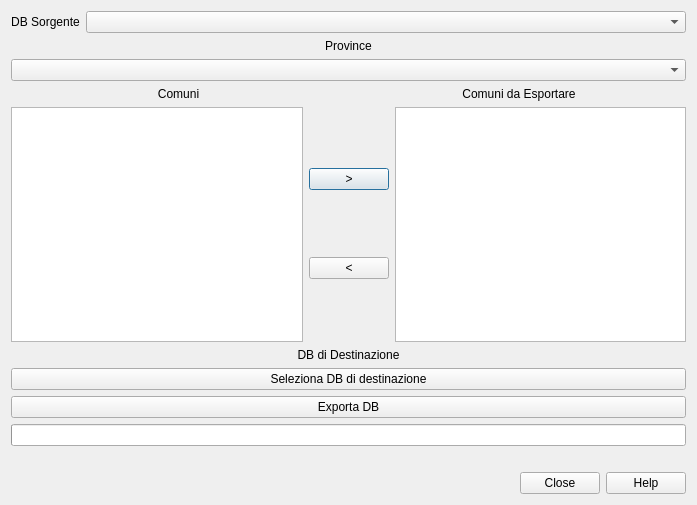
<?xml version="1.0" encoding="UTF-8"?>
<ui version="4.0">
 <class>DlgSelectProvinciaComuni</class>
 <widget class="QDialog" name="DlgSelectProvinciaComuni">
  <property name="windowModality">
   <enum>Qt::WindowModal</enum>
  </property>
  <property name="geometry">
   <rect>
    <x>0</x>
    <y>0</y>
    <width>697</width>
    <height>505</height>
   </rect>
  </property>
  <property name="windowTitle">
   <string>Esporta il DB Geosisma a SpatiaLite</string>
  </property>
  <layout class="QGridLayout" name="gridLayout">
   <item row="0" column="0" colspan="2">
    <layout class="QVBoxLayout" name="verticalLayout">
     <item>
      <layout class="QFormLayout" name="formLayout">
       <item row="0" column="0">
        <widget class="QLabel" name="label">
         <property name="text">
          <string>DB Sorgente</string>
         </property>
         <property name="alignment">
          <set>Qt::AlignCenter</set>
         </property>
         <property name="wordWrap">
          <bool>false</bool>
         </property>
        </widget>
       </item>
       <item row="0" column="1">
        <widget class="QComboBox" name="dbListComboBox"/>
       </item>
      </layout>
     </item>
     <item>
      <widget class="QLabel" name="label_2">
       <property name="text">
        <string>Province</string>
       </property>
       <property name="alignment">
        <set>Qt::AlignCenter</set>
       </property>
      </widget>
     </item>
     <item>
      <widget class="QComboBox" name="provinceComboBox"/>
     </item>
     <item>
      <layout class="QHBoxLayout" name="horizontalLayout_2">
       <item>
        <widget class="QLabel" name="label_4">
         <property name="text">
          <string>Comuni</string>
         </property>
         <property name="alignment">
          <set>Qt::AlignCenter</set>
         </property>
        </widget>
       </item>
       <item>
        <widget class="QLabel" name="label_3">
         <property name="text">
          <string>Comuni da Esportare</string>
         </property>
         <property name="alignment">
          <set>Qt::AlignCenter</set>
         </property>
        </widget>
       </item>
      </layout>
     </item>
     <item>
      <layout class="QHBoxLayout" name="horizontalLayout">
       <item>
        <widget class="QListView" name="comuniListView"/>
       </item>
       <item>
        <layout class="QVBoxLayout" name="verticalLayout_2">
         <item>
          <widget class="QPushButton" name="addPushButton">
           <property name="text">
            <string>&gt;</string>
           </property>
          </widget>
         </item>
         <item>
          <widget class="QPushButton" name="removePushButton">
           <property name="text">
            <string>&lt;</string>
           </property>
          </widget>
         </item>
        </layout>
       </item>
       <item>
        <widget class="QListView" name="selectedComuniListView"/>
       </item>
      </layout>
     </item>
     <item>
      <widget class="QLabel" name="label_5">
       <property name="text">
        <string>DB di Destinazione</string>
       </property>
       <property name="alignment">
        <set>Qt::AlignCenter</set>
       </property>
      </widget>
     </item>
     <item>
      <widget class="QPushButton" name="selectOutFilePushButton">
       <property name="text">
        <string>Seleziona DB di destinazione</string>
       </property>
      </widget>
     </item>
     <item>
      <widget class="QPushButton" name="exportDbPushButton">
       <property name="text">
        <string>Exporta DB</string>
       </property>
      </widget>
     </item>
     <item>
      <widget class="QProgressBar" name="progressBar">
       <property name="value">
        <number>0</number>
       </property>
       <property name="textVisible">
        <bool>false</bool>
       </property>
      </widget>
     </item>
     <item>
      <widget class="QLabel" name="logLabel">
       <property name="text">
        <string/>
       </property>
       <property name="alignment">
        <set>Qt::AlignCenter</set>
       </property>
      </widget>
     </item>
    </layout>
   </item>
   <item row="2" column="0" colspan="2">
    <widget class="QDialogButtonBox" name="buttonBox">
     <property name="orientation">
      <enum>Qt::Horizontal</enum>
     </property>
     <property name="standardButtons">
      <set>QDialogButtonBox::Close|QDialogButtonBox::Help</set>
     </property>
    </widget>
   </item>
  </layout>
 </widget>
 <resources/>
 <connections>
  <connection>
   <sender>buttonBox</sender>
   <signal>accepted()</signal>
   <receiver>DlgSelectProvinciaComuni</receiver>
   <slot>accept()</slot>
   <hints>
    <hint type="sourcelabel">
     <x>248</x>
     <y>254</y>
    </hint>
    <hint type="destinationlabel">
     <x>157</x>
     <y>274</y>
    </hint>
   </hints>
  </connection>
  <connection>
   <sender>buttonBox</sender>
   <signal>rejected()</signal>
   <receiver>DlgSelectProvinciaComuni</receiver>
   <slot>reject()</slot>
   <hints>
    <hint type="sourcelabel">
     <x>316</x>
     <y>260</y>
    </hint>
    <hint type="destinationlabel">
     <x>286</x>
     <y>274</y>
    </hint>
   </hints>
  </connection>
 </connections>
</ui>
